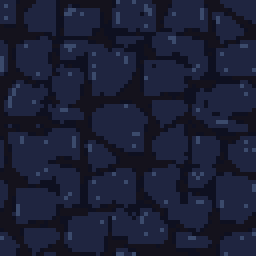
#> input picture godot/assets/art/env_ground_tile.png, 64 x 64 px (shown 4 times larger)
$ python tile_process.py ../godot/assets/art/env_ground_tile.png
#> lines starting #> are read from the running program, lines starting #| are printed output that depends on the picture
#!/usr/bin/env python3
"""Make ART-ENV-01 seamless, downscale to 64x64, lock to the environment palette, and measure the seam.

    python gen/tile_process.py gen/accepted/ART-ENV-01/<run>.png
"""
import json, sys
from pathlib import Path
import numpy as np
from PIL import Image
from art_process import lock_palette, rgb

ROOT = Path(__file__).resolve().parents[1]
src = Image.open(sys.argv[1]).convert("RGB")
side = min(src.size)
#> side = 64
src = src.crop(((src.width - side) // 2, (src.height - side) // 2, (src.width + side) // 2, (src.height + side) // 2))
a = np.asarray(src).astype(np.float32)
rolled = np.roll(np.roll(a, side // 2, 0), side // 2, 1)
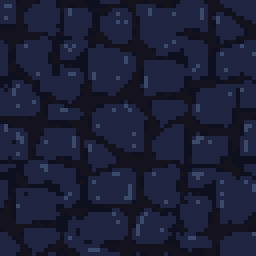
#> rolled: shape (64, 64, 3) float32 (shown 4 times larger); mean R, G, B 26.9, 30.8, 52.7
yy, xx = np.mgrid[0:side, 0:side] / (side - 1)
w = (np.sin(np.pi * yy) * np.sin(np.pi * xx))[..., None]
tile = (a * w + rolled * (1 - w)).clip(0, 255).astype(np.uint8)
small = Image.fromarray(tile).resize((64, 64), Image.LANCZOS).convert("RGBA")
#> (the run stopped early here; a loop or call above may not have finished)
